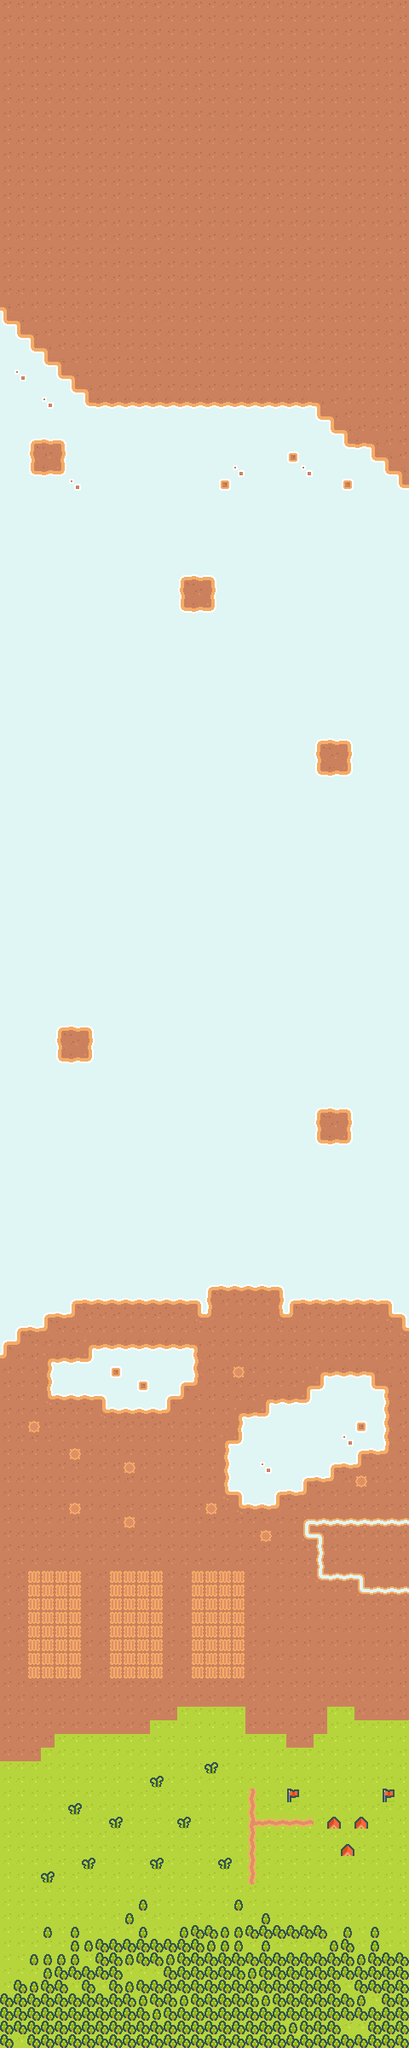

This game map was drawn from its Tiled (.tmx) file and the tilesets committed beside it. A one-line description and the trimmed map source follow:
An orthogonal 30x150 tile map with 16x16 px tiles, 1 tile layer (Background), 2 tilesets and 45 objects (38x enemy-airplane, 5x enemy-turret-missiles, 2x enemy-tank).

<map version="1.9" tiledversion="1.9.2" orientation="orthogonal" renderorder="right-down" width="30" height="150" tilewidth="16" tileheight="16" infinite="0" nextlayerid="4" nextobjectid="81">
 <tileset firstgid="1" source="tiles.tsx" />
 <tileset firstgid="121" source="airplanes.tsx" />
 <layer id="1" name="Background" width="30" height="150">
  <data>[4500 cells, 4500 non-empty, 32 distinct tile ids]</data>
 </layer>
 <objectgroup id="3" name="Ground Units">
  <object id="18" class="enemy-turret-missiles" gid="17" x="392" y="1320" width="16" height="16" />
  <object id="19" class="enemy-turret-missiles" gid="17" x="88" y="1224" width="16" height="16" />
  <object id="20" class="enemy-turret-missiles" gid="17" x="392" y="888" width="16" height="16" />
  <object id="21" class="enemy-turret-missiles" gid="17" x="232" y="696" width="16" height="16" />
  <object id="32" class="enemy-turret-missiles" gid="17" x="56" y="536" width="16" height="16" />
  <object id="79" class="enemy-tank" gid="29" x="56" y="104" width="16" height="16">
   <properties>
    <property name="speed" type="float" value="0.75" />
   </properties>
  </object>
  <object id="80" class="enemy-tank" gid="29" x="152" y="296" width="16" height="16">
   <properties>
    <property name="speed" type="float" value="0.75" />
   </properties>
  </object>
 </objectgroup>
 <objectgroup id="2" name="Air Units">
  <object id="4" class="enemy-airplane" gid="142" x="156" y="1788" width="32" height="32" rotation="180" />
  <object id="17" class="enemy-airplane" gid="142" x="156" y="1696" width="32" height="32" rotation="180" />
  <object id="63" class="enemy-airplane" gid="142" x="156" y="1736" width="32" height="32" rotation="180" />
  <object id="5" class="enemy-airplane" gid="142" x="216" y="1788" width="32" height="32" rotation="180" />
  <object id="16" class="enemy-airplane" gid="142" x="216" y="1696" width="32" height="32" rotation="180" />
  <object id="64" class="enemy-airplane" gid="142" x="216" y="1736" width="32" height="32" rotation="180" />
  <object id="6" class="enemy-airplane" gid="142" x="272" y="1788" width="32" height="32" rotation="180" />
  <object id="15" class="enemy-airplane" gid="142" x="272" y="1696" width="32" height="32" rotation="180" />
  <object id="65" class="enemy-airplane" gid="142" x="272" y="1736" width="32" height="32" rotation="180" />
  <object id="8" class="enemy-airplane" gid="142" x="324" y="1788" width="32" height="32" rotation="180" />
  <object id="14" class="enemy-airplane" gid="142" x="324" y="1696" width="32" height="32" rotation="180" />
  <object id="66" class="enemy-airplane" gid="142" x="324" y="1736" width="32" height="32" rotation="180" />
  <object id="22" class="enemy-airplane" gid="142" x="72" y="812" width="32" height="32" rotation="180" />
  <object id="77" class="enemy-airplane" gid="142" x="344" y="1020" width="32" height="32" rotation="180" />
  <object id="23" class="enemy-airplane" gid="142" x="100" y="848" width="32" height="32" rotation="180" />
  <object id="75" class="enemy-airplane" gid="142" x="372" y="1056" width="32" height="32" rotation="180" />
  <object id="24" class="enemy-airplane" gid="142" x="132" y="880" width="32" height="32" rotation="180" />
  <object id="73" class="enemy-airplane" gid="142" x="404" y="1088" width="32" height="32" rotation="180" />
  <object id="25" class="enemy-airplane" gid="142" x="160" y="908" width="32" height="32" rotation="180" />
  <object id="71" class="enemy-airplane" gid="142" x="432" y="1116" width="32" height="32" rotation="180" />
  <object id="26" class="enemy-airplane" gid="142" x="-88" y="1328" width="32" height="32" rotation="90" />
  <object id="27" class="enemy-airplane" gid="142" x="-20" y="1328" width="32" height="32" rotation="90" />
  <object id="28" class="enemy-airplane" gid="142" x="-52" y="1328" width="32" height="32" rotation="90" />
  <object id="29" class="enemy-airplane" gid="142" x="568" y="1428" width="32" height="32" rotation="-90" />
  <object id="30" class="enemy-airplane" gid="142" x="532" y="1428" width="32" height="32" rotation="-90" />
  <object id="31" class="enemy-airplane" gid="142" x="496" y="1428" width="32" height="32" rotation="-90" />
  <object id="38" class="enemy-airplane" gid="142" x="44" y="216" width="32" height="32" rotation="180" />
  <object id="61" class="enemy-airplane" gid="142" x="424" y="204" width="32" height="32" rotation="180" />
  <object id="55" class="enemy-airplane" gid="142" x="24" y="184" width="32" height="32" rotation="180" />
  <object id="62" class="enemy-airplane" gid="142" x="448" y="176" width="32" height="32" rotation="180" />
  <object id="40" class="enemy-airplane" gid="142" x="60" y="248" width="32" height="32" rotation="180" />
  <object id="57" class="enemy-airplane" gid="142" x="408" y="236" width="32" height="32" rotation="180" />
  <object id="43" class="enemy-airplane" gid="142" x="76" y="280" width="32" height="32" rotation="180" />
  <object id="56" class="enemy-airplane" gid="142" x="388" y="268" width="32" height="32" rotation="180" />
  <object id="67" class="enemy-airplane" gid="142" x="156" y="76" width="32" height="32" rotation="180" />
  <object id="68" class="enemy-airplane" gid="142" x="216" y="76" width="32" height="32" rotation="180" />
  <object id="69" class="enemy-airplane" gid="142" x="272" y="76" width="32" height="32" rotation="180" />
  <object id="70" class="enemy-airplane" gid="142" x="324" y="76" width="32" height="32" rotation="180" />
 </objectgroup>
</map>
